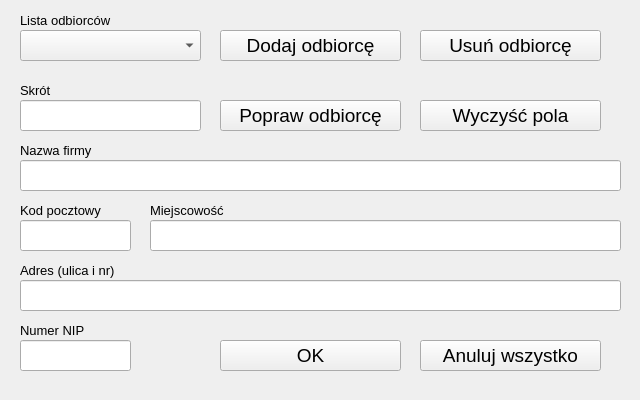
<?xml version="1.0" encoding="UTF-8"?>
<ui version="4.0">
 <class>Odbiorca</class>
 <widget class="QWidget" name="Odbiorca">
  <property name="geometry">
   <rect>
    <x>0</x>
    <y>0</y>
    <width>640</width>
    <height>400</height>
   </rect>
  </property>
  <property name="windowTitle">
   <string>Odbiorca</string>
  </property>
  <layout class="QGridLayout" name="gridLayout">
   <property name="leftMargin">
    <number>0</number>
   </property>
   <property name="topMargin">
    <number>0</number>
   </property>
   <property name="rightMargin">
    <number>0</number>
   </property>
   <property name="bottomMargin">
    <number>0</number>
   </property>
   <item row="0" column="0">
    <widget class="QScrollArea" name="scrollArea">
     <property name="frameShape">
      <enum>QFrame::NoFrame</enum>
     </property>
     <property name="widgetResizable">
      <bool>true</bool>
     </property>
     <widget class="QWidget" name="scrollAreaWidgetContents">
      <property name="geometry">
       <rect>
        <x>0</x>
        <y>0</y>
        <width>640</width>
        <height>400</height>
       </rect>
      </property>
      <property name="minimumSize">
       <size>
        <width>640</width>
        <height>400</height>
       </size>
      </property>
      <widget class="QLineEdit" name="lineEdit_3">
       <property name="geometry">
        <rect>
         <x>20</x>
         <y>220</y>
         <width>111</width>
         <height>31</height>
        </rect>
       </property>
       <property name="font">
        <font>
         <pointsize>14</pointsize>
        </font>
       </property>
      </widget>
      <widget class="QComboBox" name="comboBox_0">
       <property name="geometry">
        <rect>
         <x>20</x>
         <y>30</y>
         <width>181</width>
         <height>31</height>
        </rect>
       </property>
       <property name="font">
        <font>
         <pointsize>14</pointsize>
        </font>
       </property>
       <property name="cursor">
        <cursorShape>PointingHandCursor</cursorShape>
       </property>
      </widget>
      <widget class="QLineEdit" name="lineEdit_5">
       <property name="geometry">
        <rect>
         <x>20</x>
         <y>280</y>
         <width>601</width>
         <height>31</height>
        </rect>
       </property>
       <property name="font">
        <font>
         <pointsize>14</pointsize>
        </font>
       </property>
      </widget>
      <widget class="QLineEdit" name="lineEdit_6">
       <property name="geometry">
        <rect>
         <x>20</x>
         <y>340</y>
         <width>111</width>
         <height>31</height>
        </rect>
       </property>
       <property name="font">
        <font>
         <pointsize>14</pointsize>
        </font>
       </property>
      </widget>
      <widget class="QLineEdit" name="lineEdit_1">
       <property name="geometry">
        <rect>
         <x>20</x>
         <y>100</y>
         <width>181</width>
         <height>31</height>
        </rect>
       </property>
       <property name="font">
        <font>
         <pointsize>14</pointsize>
        </font>
       </property>
      </widget>
      <widget class="QLineEdit" name="lineEdit_2">
       <property name="geometry">
        <rect>
         <x>20</x>
         <y>160</y>
         <width>601</width>
         <height>31</height>
        </rect>
       </property>
       <property name="font">
        <font>
         <pointsize>14</pointsize>
        </font>
       </property>
      </widget>
      <widget class="QLabel" name="label_3">
       <property name="geometry">
        <rect>
         <x>20</x>
         <y>200</y>
         <width>111</width>
         <height>21</height>
        </rect>
       </property>
       <property name="font">
        <font>
         <pointsize>10</pointsize>
        </font>
       </property>
       <property name="text">
        <string>Kod pocztowy</string>
       </property>
      </widget>
      <widget class="QLabel" name="label_6">
       <property name="geometry">
        <rect>
         <x>20</x>
         <y>320</y>
         <width>111</width>
         <height>21</height>
        </rect>
       </property>
       <property name="font">
        <font>
         <pointsize>10</pointsize>
        </font>
       </property>
       <property name="text">
        <string>Numer NIP</string>
       </property>
      </widget>
      <widget class="QPushButton" name="pushButton_1">
       <property name="geometry">
        <rect>
         <x>220</x>
         <y>30</y>
         <width>181</width>
         <height>31</height>
        </rect>
       </property>
       <property name="font">
        <font>
         <pointsize>14</pointsize>
        </font>
       </property>
       <property name="cursor">
        <cursorShape>PointingHandCursor</cursorShape>
       </property>
       <property name="text">
        <string>Dodaj odbiorcę</string>
       </property>
      </widget>
      <widget class="QLabel" name="label_0">
       <property name="geometry">
        <rect>
         <x>20</x>
         <y>10</y>
         <width>111</width>
         <height>21</height>
        </rect>
       </property>
       <property name="font">
        <font>
         <pointsize>10</pointsize>
        </font>
       </property>
       <property name="text">
        <string>Lista odbiorców</string>
       </property>
      </widget>
      <widget class="QLabel" name="label_1">
       <property name="geometry">
        <rect>
         <x>20</x>
         <y>80</y>
         <width>111</width>
         <height>21</height>
        </rect>
       </property>
       <property name="font">
        <font>
         <pointsize>10</pointsize>
        </font>
       </property>
       <property name="text">
        <string>Skrót</string>
       </property>
      </widget>
      <widget class="QLabel" name="label_5">
       <property name="geometry">
        <rect>
         <x>20</x>
         <y>260</y>
         <width>111</width>
         <height>21</height>
        </rect>
       </property>
       <property name="font">
        <font>
         <pointsize>10</pointsize>
        </font>
       </property>
       <property name="text">
        <string>Adres (ulica i nr)</string>
       </property>
      </widget>
      <widget class="QPushButton" name="pushButton_3">
       <property name="geometry">
        <rect>
         <x>220</x>
         <y>100</y>
         <width>181</width>
         <height>31</height>
        </rect>
       </property>
       <property name="font">
        <font>
         <pointsize>14</pointsize>
        </font>
       </property>
       <property name="cursor">
        <cursorShape>PointingHandCursor</cursorShape>
       </property>
       <property name="text">
        <string>Popraw odbiorcę</string>
       </property>
      </widget>
      <widget class="QLabel" name="label_2">
       <property name="geometry">
        <rect>
         <x>20</x>
         <y>140</y>
         <width>111</width>
         <height>21</height>
        </rect>
       </property>
       <property name="font">
        <font>
         <pointsize>10</pointsize>
        </font>
       </property>
       <property name="text">
        <string>Nazwa firmy</string>
       </property>
      </widget>
      <widget class="QPushButton" name="pushButton_2">
       <property name="geometry">
        <rect>
         <x>420</x>
         <y>30</y>
         <width>181</width>
         <height>31</height>
        </rect>
       </property>
       <property name="font">
        <font>
         <pointsize>14</pointsize>
        </font>
       </property>
       <property name="cursor">
        <cursorShape>PointingHandCursor</cursorShape>
       </property>
       <property name="text">
        <string>Usuń odbiorcę</string>
       </property>
      </widget>
      <widget class="QPushButton" name="pushButton_5">
       <property name="geometry">
        <rect>
         <x>420</x>
         <y>340</y>
         <width>181</width>
         <height>31</height>
        </rect>
       </property>
       <property name="font">
        <font>
         <pointsize>14</pointsize>
        </font>
       </property>
       <property name="cursor">
        <cursorShape>PointingHandCursor</cursorShape>
       </property>
       <property name="text">
        <string>Anuluj wszystko</string>
       </property>
      </widget>
      <widget class="QLineEdit" name="lineEdit_4">
       <property name="geometry">
        <rect>
         <x>150</x>
         <y>220</y>
         <width>471</width>
         <height>31</height>
        </rect>
       </property>
       <property name="font">
        <font>
         <pointsize>14</pointsize>
        </font>
       </property>
      </widget>
      <widget class="QPushButton" name="pushButton_4">
       <property name="geometry">
        <rect>
         <x>220</x>
         <y>340</y>
         <width>181</width>
         <height>31</height>
        </rect>
       </property>
       <property name="font">
        <font>
         <pointsize>14</pointsize>
        </font>
       </property>
       <property name="cursor">
        <cursorShape>PointingHandCursor</cursorShape>
       </property>
       <property name="text">
        <string>OK</string>
       </property>
      </widget>
      <widget class="QLabel" name="label_4">
       <property name="geometry">
        <rect>
         <x>150</x>
         <y>200</y>
         <width>111</width>
         <height>21</height>
        </rect>
       </property>
       <property name="font">
        <font>
         <pointsize>10</pointsize>
        </font>
       </property>
       <property name="text">
        <string>Miejscowość</string>
       </property>
      </widget>
      <widget class="QPushButton" name="pushButton_0">
       <property name="geometry">
        <rect>
         <x>420</x>
         <y>100</y>
         <width>181</width>
         <height>31</height>
        </rect>
       </property>
       <property name="font">
        <font>
         <pointsize>14</pointsize>
        </font>
       </property>
       <property name="cursor">
        <cursorShape>PointingHandCursor</cursorShape>
       </property>
       <property name="text">
        <string>Wyczyść pola</string>
       </property>
      </widget>
     </widget>
    </widget>
   </item>
  </layout>
 </widget>
 <tabstops>
  <tabstop>comboBox_0</tabstop>
  <tabstop>lineEdit_1</tabstop>
  <tabstop>lineEdit_2</tabstop>
  <tabstop>lineEdit_3</tabstop>
  <tabstop>lineEdit_4</tabstop>
  <tabstop>lineEdit_5</tabstop>
  <tabstop>lineEdit_6</tabstop>
  <tabstop>pushButton_1</tabstop>
  <tabstop>pushButton_2</tabstop>
  <tabstop>pushButton_3</tabstop>
  <tabstop>pushButton_0</tabstop>
  <tabstop>pushButton_4</tabstop>
  <tabstop>pushButton_5</tabstop>
  <tabstop>scrollArea</tabstop>
 </tabstops>
 <resources/>
 <connections/>
</ui>
